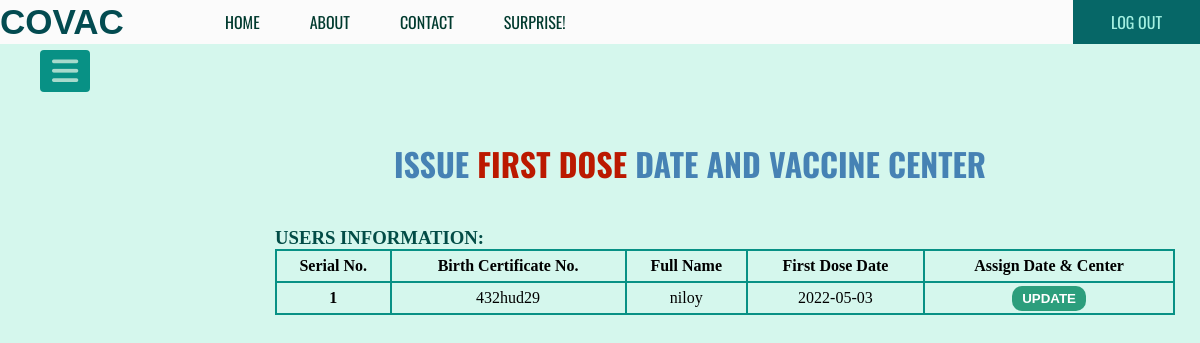
Page /firstdose.php (signed in) on the committed database.
### tables this page shows
CREATE TABLE `unvaccinated` (
  `BirthCertificate` varchar(50) NOT NULL,
  `firstDoseDate` varchar(50) DEFAULT NULL
);

CREATE TABLE `registration_info` (
  `BirthCertificate` varchar(50) NOT NULL,
  `UserID` varchar(50) NOT NULL,
  `userPassword` varchar(50) NOT NULL,
  `FullName` varchar(50) NOT NULL,
  `dateOfBirth` varchar(50) NOT NULL,
  `phoneNum` varchar(50) NOT NULL,
  `email` varchar(50) NOT NULL,
  `address` varchar(50) NOT NULL,
  `gender` varchar(50) NOT NULL
);

### firstdose.php (the view, shortened to what this page needs)
<?php include "db_connection.php"; ?>
<!DOCTYPE html>
<html lang="en">
<head>
    <link href="CSS/niloy.css" rel="stylesheet" type="text/css" />
</head>
<body>
    <div class="main2">
        <div class="navbar">
            <div class="icon">
                <h2 class="logo">COVAC</h2>
            </div>
            <div class="menu">
                <ul class="navi">
                    <li class="navilist"><a href="admin.php">HOME</a></li>
                    <li class="navilist"><a href="about.php">ABOUT</a></li>
                    <li class="navilist"><a href="contact.php">CONTACT</a></li>
                    <li class="navilist">
                        <a href="https://www.youtube.com/watch?v=xvFZjo5PgG0">SURPRISE!</a>
                    </li>
                </ul>
            </div>
            <div class="righty"><a href="logout.php">LOG OUT</a></div>
        </div>
        <label for="check">
            <i class="fas fa-bars" id="checker"></i>
        </label>
        <div class="welcome">
            <h1>ISSUE <span class="noticemesenpai">FIRST DOSE</span> DATE AND VACCINE CENTER</h1>
        </div>
        <div class="tablecontainer">
            <h3>USERS INFORMATION:</h3>
            <table class="table1">
                <thead>
                    <tr>
                        <th>Serial No.</th>
                        <th>Birth Certificate No.</th>
                        <th>Full Name</th>
                        <th>First Dose Date</th>
                        <th>Assign Date & Center</th>
                    </tr>
                </thead>
                <tbody>
                    <?php
                    $sql = "SELECT uv.BirthCertificate, ri.FullName, uv.firstDoseDate
                           FROM unvaccinated uv, registration_info ri
                           WHERE uv.BirthCertificate = ri.BirthCertificate";
                    $result = mysqli_query($db_connection, $sql);
                    if ($result) {
                        while ($row = mysqli_fetch_assoc($result)) {
                            $serial++;
                            $fullname = $row['FullName'];
                            $bcnum = $row['BirthCertificate'];
                            $date = $row['firstDoseDate'];
                            echo '<tr>
                              <th>' . $serial . '</th>
                              <td>' . $bcnum . '</td>
                              <td>' .  $fullname . '</td>
                              <td>' .  $date . '</td>
                              <td>
                              <button class="btn1"><a href="update_form1.php?updateid=' . $bcnum . '">UPDATE</a></button>
                          </td>
                          </tr>';
                        }
                    }
                    ?>
                </tbody>
            </table>
        </div>
    </div>
</body>
</html>

### CSS/niloy.css (style rules this page uses)
* { margin: 0; padding: 0; }
.navbar { width: 100%; height: 44px; background-color: rgba(251, 251, 251, 1.0); margin-right: auto; margin-left: auto; max-width: 100%; min-width: 1000px; position: fixed; }
.icon { width: 200px; float: left; height: 70px; }
.logo { color: rgb(3, 75, 80); font-size: 35px; font-family: Arial; padding-left: 0px; padding-top: 2px; float: left; }
.menu { width: 400px; float: left; height: 70px; }
.navi { list-style-type: none; margin: 0; padding: 0; display: flex; }
.navilist { float: left; position: relative; }
.navilist a { display: flex; color: rgb(0, 58, 46); text-align: center; padding: 10px 25px; text-decoration: none; font-family: 'Oswald', sans-serif; }
.righty { font-family: 'Oswald', sans-serif; padding: 10px 30px; color: rgb(164, 240, 225); float: right; background: rgb(6, 103, 103); }
.righty a { display: flex; color: rgb(164, 240, 225); text-align: center; padding: 0px 8px; text-decoration: none; font-family: 'Oswald', sans-serif; }
::placeholder { color: azure; }
body { background-color: rgba(152, 235, 210, 0.4); }
.main2 { width: 100%; background-position:center; background-size:cover; background-attachment: fixed; background-repeat: no-repeat; height: 170vh; display: flex; flex-direction: column; align-items:center; }
label #checker, label #canceler { position: absolute; cursor: pointer; background: #089185; border-radius: 4px; }
label #checker { left: 40px; top: 25px; font-size: 30px; color: #a7dacc; padding: 6px 12px; margin-top: 25px; transition: all .5s ease; position: fixed; }
.welcome { margin-left: 180px; margin-top: 80px; padding-top: 60px; }
.welcome h1 { color: steelblue; font-family: 'Oswald', sans-serif; }
.tablecontainer { margin-top: 40px; }
.table1, th, td { border: 2px solid; text-align: center; height: 30px; border-color: #089185; }
.table1 { width: 900px; margin-left: 250px; border-collapse: collapse; }
.tablecontainer h3 { margin-left: 250px; color: #024c46; }
.btn1 { background-color: #2c9e7c; color: rgb(219, 224, 226); border: none; padding: 5px 10px; border-radius: 10px; cursor: pointer; transition: 0.4s ease; font-weight: bolder; }
.btn1 a { text-decoration: none; color: #ffffff; }
.noticemesenpai { color: #bb1900; }

### rows in the picture
unvaccinated: BirthCertificate "432hud29", BirthCertificate.FullName "niloy", firstDoseDate "2022-05-03"
